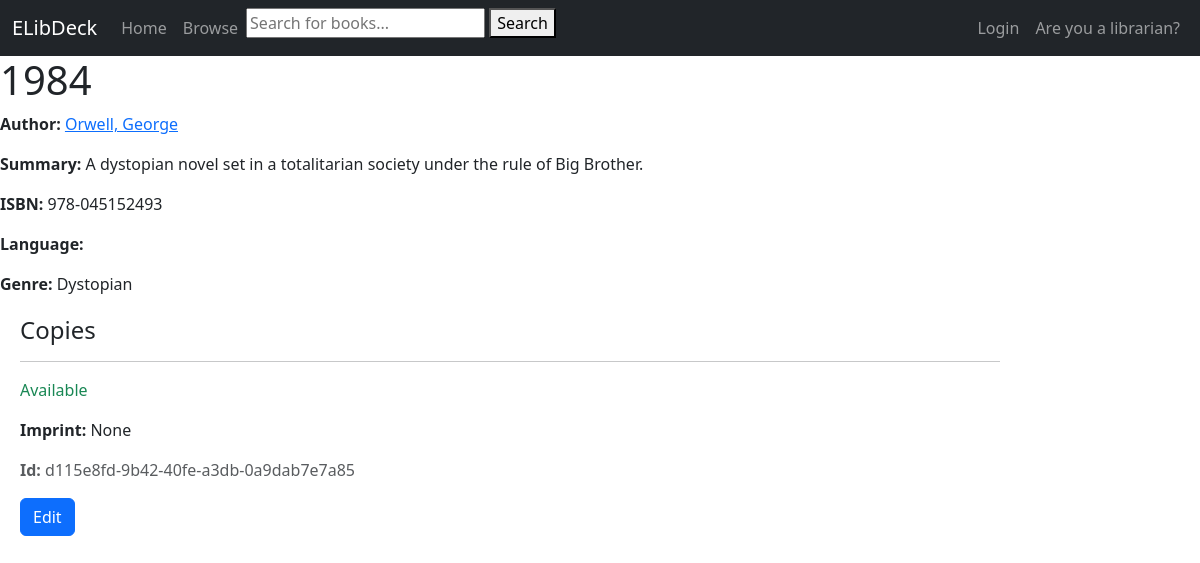
The page /book/2 on the database its author committed.
### books_catalog/models.py (models this page shows, shortened)
class Book(models.Model):
    title = models.CharField(max_length=255, blank=True, null=True, help_text='Title of book')
    author = models.ForeignKey('Author', on_delete=models.RESTRICT, null=True)
    summary = models.TextField(max_length=1000, help_text="Enter a brief description of the book.", blank=True,
                               null=True)
    isbn = models.CharField('ISBN', max_length=13, unique=True, help_text='13 character ISBN', blank=True, null=True)
    genre = models.ManyToManyField(Genre, help_text='Select a genre for this book.')
    cover_image = models.ImageField(upload_to='MEDIA_ROOT/covers/', blank=True, null=True)
    publication_date = models.IntegerField(blank=True, null=True, help_text='Date of publication')
    class Meta:
        ordering = ['title', '-publication_date']

class Author(models.Model):
    first_name = models.CharField(max_length=100)
    last_name = models.CharField(max_length=100)
    date_of_birth = models.DateField(null=True, blank=True)
    date_of_death = models.DateField('Died', null=True, blank=True)
    class Meta:
        ordering = ['last_name', 'first_name']
    def get_absolute_url(self):
        return reverse('books_catalog:author-detail', args=[str(self.id)])
    def __str__(self):
        return f'{self.last_name}, {self.first_name}'

class Genre(models.Model):
    name = models.CharField(
        max_length=200,
        unique=True,
        help_text="Enter a book genre (e.g. Fantasy, Sci-Fi, Adventure, etc.), case-insensitive"
    )
    def __str__(self):
        return self.name
    class Meta:
        constraints = [
            UniqueConstraint(
                Lower('name'),
                name='genre_case_insensitive_unique',
                violation_error_message="Genre already exists (case insensitive match)"
            ),
        ]

class BookInstance(models.Model):
    id = models.UUIDField(primary_key=True, default=uuid.uuid4,
                          help_text="Unique ID for this particular book across whole library")
    book = models.ForeignKey('Book', on_delete=models.RESTRICT, null=True)
    imprint = models.CharField(max_length=200, blank=True, null=True)
    due_date = models.DateField(null=True, blank=True)
    borrower = models.ForeignKey(settings.AUTH_USER_MODEL, on_delete=models.SET_NULL, null=True, blank=True)
    LOAN_STATUS = (
        ('o', 'On loan'),
        ('a', 'Available'),
        ('r', 'Reserved'),
    )
    total_late_fee = models.DecimalField(max_digits=5, decimal_places=2, default=0.00)
    status = models.CharField(
        max_length=1,
        choices=LOAN_STATUS,
        blank=True,
        default='m',
        help_text='Book availability',
    )
    class Meta:
        ordering = ['due_date']
        permissions = (("can_mark_returned", "Set book as returned"),)

### books_catalog/views.py (the view)
# urls.py: path('book/<int:pk>', views.BookDetailView.as_view(), name='book-detail'),
class BookDetailView(generic.DetailView):
    model = Book
    template_name = 'books_catalog/book_detail.html'
    context_object_name = 'book'

### books_catalog/templates/books_catalog/book_detail.html (shortened to what this page needs)
{% extends 'generic.html' %}
{% block content %}
    <h1>{{ book.title }}</h1>
    <p><strong>Author:</strong> <a href="{{ book.author.get_absolute_url }}">{{ book.author }}</a></p>
    <p><strong>Summary:</strong> {{ book.summary }}</p>
    <p><strong>ISBN:</strong> {{ book.isbn }}</p>
    <p><strong>Language:</strong> {{ book.language }}</p>
    <p><strong>Genre:</strong> {{ book.genre.all|join:", " }}</p>
    <div style="margin-left:20px;margin-top:20px">
        <h4>Copies</h4>
        {% for copy in book.bookinstance_set.all %}
            <hr/>
            <p
                    class="{% if copy.status == 'a' %}text-success{% elif copy.status == 'm' %}text-danger{% else %}text-warning{% endif %}">
                {{ copy.get_status_display }}
            </p>
            <p><strong>Imprint:</strong> {{ copy.imprint }}</p>
            <p class="text-muted"><strong>Id:</strong> {{ copy.id }}</p>
            <a href="{% url 'books_catalog:update-book' pk=book.pk %}" class="btn btn-primary">Edit</a>
        {% endfor %}
    </div>
{% endblock %}

### rows shown on the page
Book: title "1984", author "Orwell, George", summary "A dystopian novel set in a totalitarian society under the rule of Big Brother.", isbn "978-045152493", genre.all "Dystopian"
BookInstance: status "Available", imprint "None", id "d115e8fd-9b42-40fe-a3db-0a9dab7e7a85"
